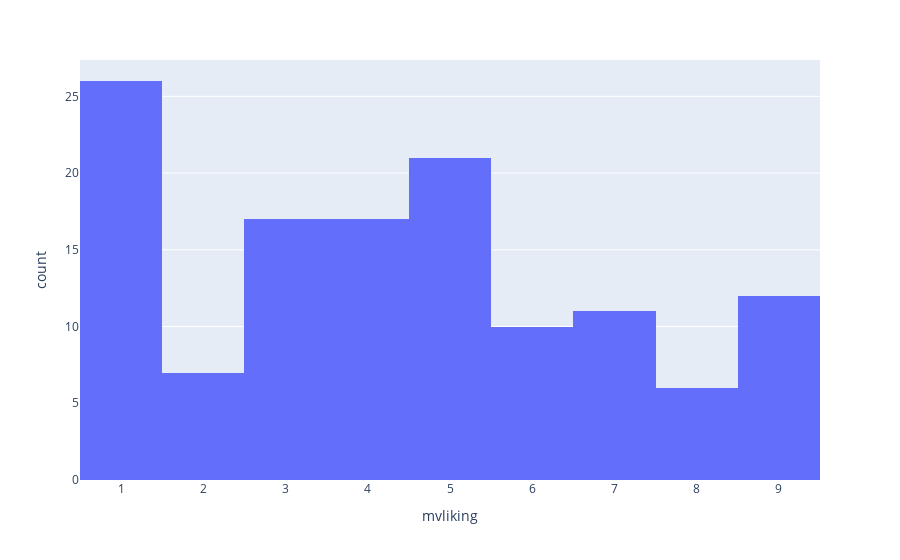

Source (notebook cell):
### Code cell
# Checking the distribution of interest in the new vehicle for cluster 1
fig = px.histogram(data_frame=cluster1, x="mvliking")
fig.show()

### Figure 1 — Plotly figure (JSON) as saved in the notebook; plotly's stock layout.template omitted (floating-point values rounded to 4 significant figures)
{"data": [{"alignmentgroup": "True", "bingroup": "x", "hovertemplate": "mvliking=%{x}<br>count=%{y}<extra></extra>", "legendgroup": "", "marker": {"color": "#636efa", "pattern": {"shape": ""}}, "name": "", "offsetgroup": "", "orientation": "v", "showlegend": false, "type": "histogram", "x": [3, 1, 2, 5, 3, 7, 2, 1, 1, 3, 6, 7, 9, 3, 1, 5, 9, 6, 3, 5, 7, 1, 5, 4, 1, 4, 9, 4, 5, 1, 5, 3, 8, 7, 6, 5, 4, 2, 3, 4, 1, 7, 9, 1, 9, 5, 5, 5, 1, 7, 7, 4, 6, 9, 5, 5, 4, 1, 3, 1, 3, 1, 6, 1, 8, 1, 1, 9, 3, 7, 6, 8, 2, 5, 5, 4, 1, 3, 6, 6, 8, 5, 5, 4, 3, 1, 5, 5, 3, 5, 9, 5, 3, 2, 4, 2, 4, 7, 5, 2, 4, 1, 3, 4, 8, 1, 9, 1, 1, 4, 1, 1, 4, 6, 9, 1, 6, 3, 9, 4, 7, 1, 3, 8, 4, 7, 9], "xaxis": "x", "yaxis": "y"}], "layout": {"barmode": "relative", "legend": {"tracegroupgap": 0}, "margin": {"t": 60}, "xaxis": {"anchor": "y", "domain": [0, 1], "title": {"text": "mvliking"}}, "yaxis": {"anchor": "x", "domain": [0, 1], "title": {"text": "count"}}}}
